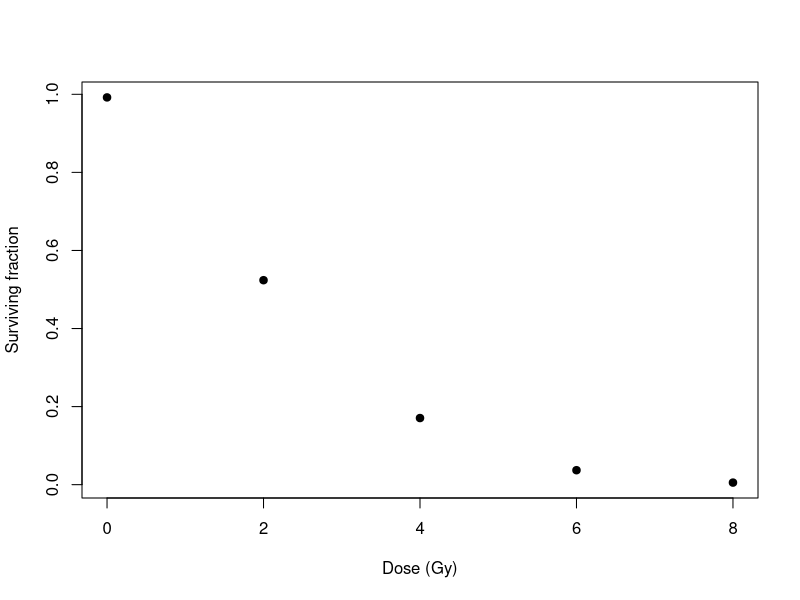
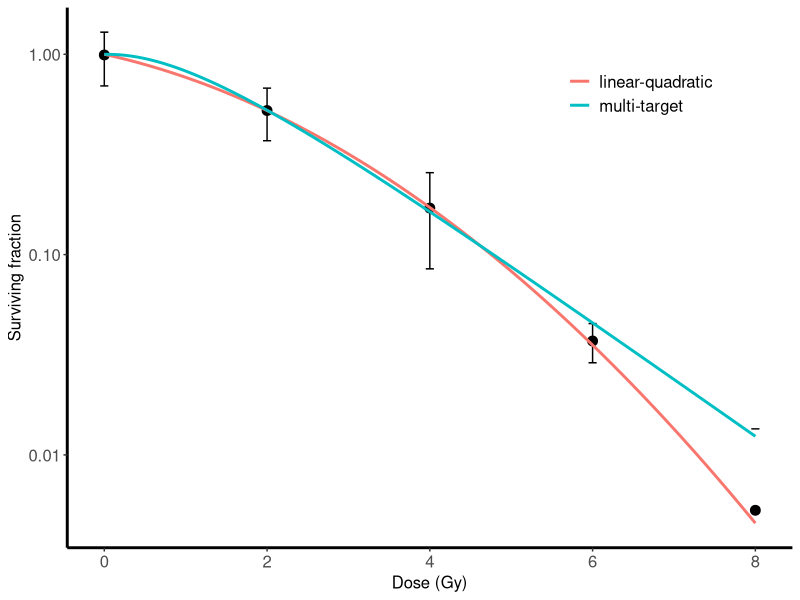

Write R code to recreate these figures, in order.
## ---- chunk 1
data<-data.frame(radiation=c(0,2,4,6,8),surviving.fraction=c(0.992063492,0.523809524,0.170634921,0.037037037,0.005291005),sd=c(0.297253744,0.153566814,0.085736329,0.00819679,0.00819679))
plot(data$radiation,data$surviving.fraction,pch=19,xlab="Dose (Gy)",ylab="Surviving fraction")
## ---- chunk 2
model_poly <- lm(-log(surviving.fraction)~-1+radiation+I(radiation^2), data=data) #-1 is to set the intercept to 0
summary(model_poly)
## ---- chunk 3
model_lq<- nls(surviving.fraction~exp(-a*radiation-b*radiation^2),data=data, start = list(a=coef(model_poly)[1],b=coef(model_poly)[2]))
summary(model_lq)
## ---- chunk 4
model_mt <- nls(surviving.fraction ~ 1-(1-exp(-radiation/D0))^n, data=data, start = list(D0=2,n=2))
summary(model_mt)
## ---- chunk 5
# create more "radiation" points for the fitted line
newdata <- data.frame(radiation = rep(seq(0,8, length = 100),2), model=rep(c("lq","mt"), each=100))

# predict surviving fractions for each radiation dose based on each model
newdata$prediction <- c(predict(model_lq,newdata)[1:100], predict(model_mt,newdata)[1:100])
## ---- chunk 6
library(ggplot2)
ggplot(data=data, aes(x = radiation, y = surviving.fraction)) +
  geom_point(size = I(3)) +
  geom_errorbar(data=data, aes(ymin=surviving.fraction-sd, ymax=surviving.fraction+sd), width=.1) + # error bars
  geom_line(data=newdata,aes(x = radiation, y = prediction, color = model), size = I(1)) +
  xlab("Dose (Gy)") + ylab("Surviving fraction") +
  scale_color_discrete(labels=c("linear-quadratic","multi-target"))+ # change the labels in legend
  scale_y_log10() + # change y axis to log scale
  theme(legend.position = c(0.9,0.9),
        legend.justification = c(1,1),
        legend.title = element_blank(),
        legend.text = element_text(size = 12),
        panel.grid.major = element_blank(), 
        panel.grid.minor = element_blank(),
        panel.background = element_blank(), 
        axis.text.x = element_text(size = 12),
        axis.text.y = element_text(size = 12),
        axis.title.y = element_text(size = 12),
        axis.title.x = element_text(size = 12),
        axis.line = element_line(size = 1))
